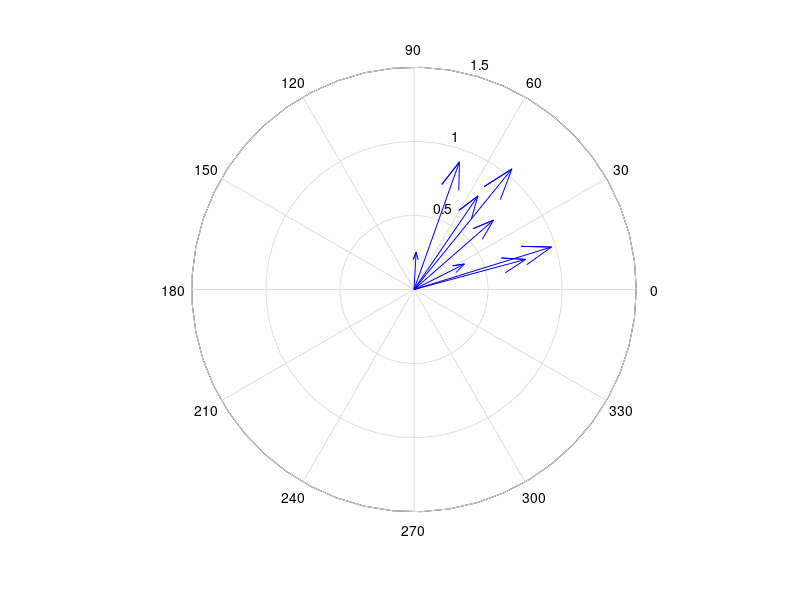

This chart was generated by the following MATLAB code: (Note: this script raises an error after producing the figure.)
%=============================================================================
% Copyright (c) 2026-present Allan CORNET (Nelson)
%=============================================================================
% This file is part of Nelson.
%=============================================================================
% LICENCE_BLOCK_BEGIN
% SPDX-License-Identifier: LGPL-3.0-or-later
% LICENCE_BLOCK_END
%=============================================================================
% <--ADV-CLI MODE-->
%=============================================================================
% A small figure that fits any screen is never clamped, so the tick density stays the same everywhere.
set(groot, 'DefaultFigurePosition', [100 100 480 360]);
%=============================================================================
% compass draws one Line object per vector (arrows from the origin).
f = figure('Visible', 'off');
h = compass(rand(1, 8), rand(1, 8));
asserts.istrue(~isempty(h));
asserts.istrue(all(isgraphics(h, 'line')));
asserts.istrue(all(strcmp(get(h, 'Type'), 'line')));
asserts.isequal(size(h), [8 1]);
asserts.isequal(get(ancestor(h(1), 'axes'), 'Type'), 'axes');
close(f);
%=============================================================================
f = figure('Visible', 'off');
h = compass([1 + 2i, 2 - 1i, -1 + 1i]);
ax = ancestor(h(1), 'axes');
asserts.isequal(ax.XTick, -3:3);
close(f);
%=============================================================================
% Each arrow is a shaft plus a two-segment arrowhead scaled by the vector.
f = figure('Visible', 'off');
h = compass([1 0], [0 1]);
asserts.isequal(size(h), [2 1]);
asserts.isapprox(h(1).XData, [0 1 0.8 1 0.8], 1e-12);
asserts.isapprox(h(1).YData, [0 0 0.08 0 -0.08], 1e-12);
asserts.isapprox(h(2).XData, [0 0 -0.08 0 0.08], 1e-12);
asserts.isapprox(h(2).YData, [0 1 0.8 1 0.8], 1e-12);
close(f);
%=============================================================================
% compass(Z) uses the real and imaginary parts as U and V.
f = figure('Visible', 'off');
h = compass(complex(1, 1));
asserts.isequal(size(h), [1 1]);
asserts.istrue(isgraphics(h, 'line'));
asserts.isapprox(h.XData, [0 1 0.72 1 0.88], 1e-12);
asserts.isapprox(h.YData, [0 1 0.88 1 0.72], 1e-12);
close(f);
%=============================================================================
% Every arrow shares the same default color (no color cycling).
f = figure('Visible', 'off');
h = compass([1 3 2], [2 1 -1]);
asserts.isequal(h(1).Color, h(2).Color);
asserts.isequal(h(1).Color, h(3).Color);
asserts.isequal(h(1).LineWidth, 0.5);
asserts.isequal(h(1).Marker, 'none');
close(f);
%=============================================================================
% An explicit parent axes receives the arrows.
f = figure('Visible', 'off');
ax = axes();
h = compass(ax, [1 2], [3 4]);
asserts.isequal(h(1).Parent, ax);
asserts.isequal(h(2).Parent, ax);
close(f);
%=============================================================================
f = figure('Visible', 'off');
h = compass([1 2], [3 4], '-r');
asserts.isequal(h(1).Color, [1 0 0]);
asserts.isequal(h(2).Color, [1 0 0]);
close(f);
%=============================================================================
f = figure('Visible', 'off');
h = compass([1 2], [3 4], '--b', 'LineWidth', 2);
asserts.isequal(h(1).Color, [0 0 1]);
asserts.isequal(h(1).LineStyle, '--');
asserts.isequal(h(1).LineWidth, 2);
close(f);
%=============================================================================
f = figure('Visible', 'off');
h = compass([1 2], [3 4], 'LineWidth', 2);
asserts.isequal(h(1).LineWidth, 2);
close(f);
%=============================================================================
% A marker in the LineSpec is honored.
f = figure('Visible', 'off');
h = compass([1 2], [3 4], '-or');
asserts.isequal(h(1).Color, [1 0 0]);
asserts.isequal(h(1).Marker, 'o');
close(f);
%=============================================================================
% Matrix input produces one arrow per element (column-major).
f = figure('Visible', 'off');
h = compass([1 0; 0 1], [0 1; 1 0]);
asserts.isequal(size(h), [4 1]);
asserts.isapprox(h(1).XData, [0 1 0.8 1 0.8], 1e-12);
asserts.isapprox(h(2).XData, [0 0 -0.08 0 0.08], 1e-12);
close(f);
%=============================================================================
caught = false;
try
  compass([1 2], [3 4 5]);
catch
  caught = true;
end
asserts.istrue(caught);
caught = false;
try
  compass({}, 1);
catch
  caught = true;
end
asserts.istrue(caught);
%=============================================================================
